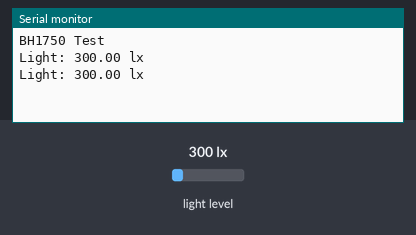
Simulated run of this sketch. Board: Arduino Uno, built with avr-gcc and run on an emulated ATmega328P. On the bench: the last lines printed to the serial monitor. The test bench sets the inputs (shaded band); at power-on: light level 300 lx.

Above: at 1.8 s.
1.9 s: light level set to 40 lx
At 2.8 s:
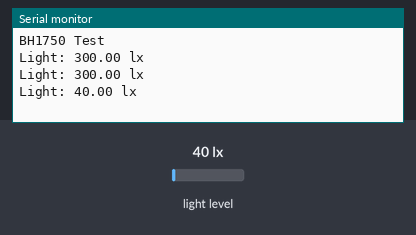
3.4 s: light level set to 500 lx
At 4.8 s:
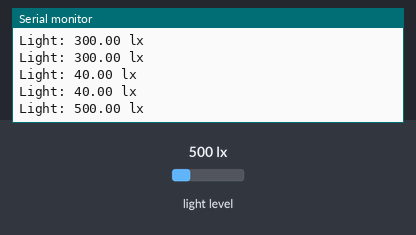
Timing chart, 0 to 6.4 s (numbered marks = the images above; inputs shaded):
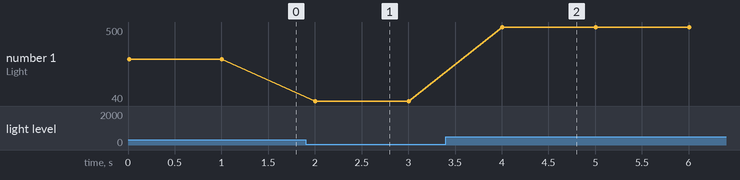

The sketch:

LUX_meter.ino
```cpp
#include <Wire.h>
#include <BH1750.h>

BH1750 lightMeter;

void setup(){

  Serial.begin(9600);

  // 初始化 I2C
  // 如果是 esp8266裝置，可以用 SCL 及 SDA 來使用 Wire.begin(D4, D3);
  //Wire.begin(22, 33);

  lightMeter.begin();
  Serial.println(F("BH1750 Test"));
}

void loop() {
  float lux = lightMeter.readLightLevel();
  Serial.print("Light: ");
  Serial.print(lux);
  Serial.println(" lx");
  delay(1000);
}
```

Measured:
- after the input at 1.9 s, the serial monitor: prints a new line after 0.10 s (image 1)
- after the input at 3.4 s, the serial monitor: prints a new line after 0.61 s (image 2)
- plotted number 1: 300 → 40 after the input at 1.9 s, 40 → 500 after the input at 3.4 s
